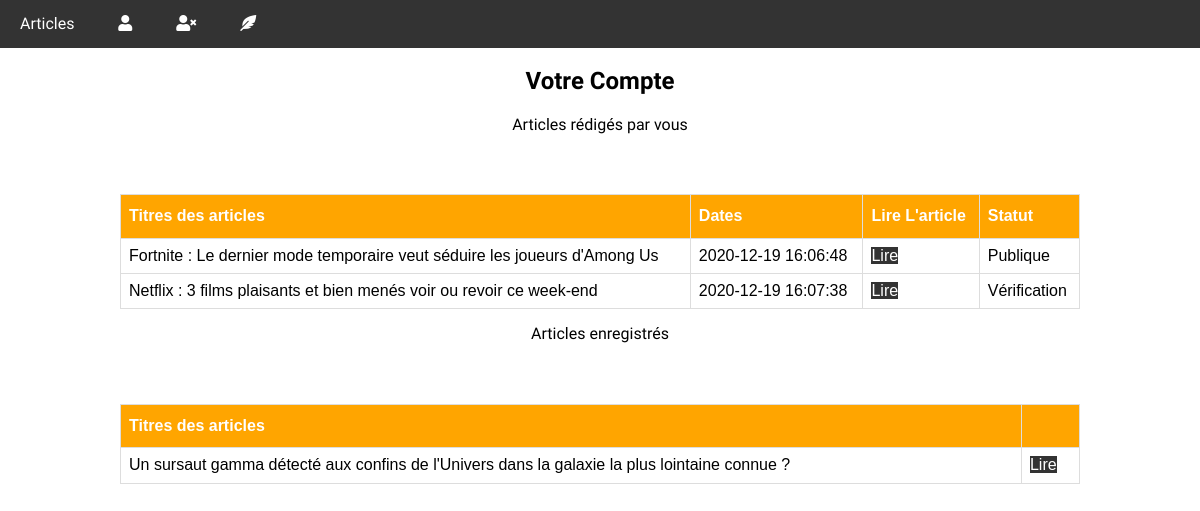
/index.php?page=yourAccount (signed in), run on the app's committed database.
### tables this page shows
CREATE TABLE IF NOT EXISTS `articles` (
  `idArticles` int(10) NOT NULL AUTO_INCREMENT,
  `titleArticles` varchar(255) NOT NULL,
  `auteurArticles` varchar(255) NOT NULL,
  `dateArticles` datetime NOT NULL,
  `textArticles` text NOT NULL,
  `checkedArticles` varchar(20) NOT NULL,
  PRIMARY KEY (`idArticles`)
);

CREATE TABLE IF NOT EXISTS `save` (
  `idSave` int(10) NOT NULL AUTO_INCREMENT,
  `idUser` int(10) NOT NULL,
  `idArticles` int(10) NOT NULL,
  PRIMARY KEY (`idSave`),
  KEY `idUser` (`idUser`),
  KEY `idArticles` (`idArticles`)
);

### controller/YourAccountController.class.php (called while the page is built, shortened)
<?php
class YourAccountController{
  public function displayYourAccount(){
      $ArticlesModel = new ArticlesModel();
      $articles = $ArticlesModel->getYoursArticles();
      $SaveModel = new SaveModel ();
      $savedArticles = $SaveModel ->getSavedArticlesByIdUser();
  include 'www/templates/layout.phtml';
  }
}

### model/ArticlesModel.class.php (called while the page is built, shortened)
<?php
class ArticlesModel{
  public function getYoursArticles(){
    $bdd=tryCatch();
    $query=$bdd->prepare('SELECT * FROM `articles` WHERE `auteurArticles` = ? ');
    $query->execute([$_SESSION["user"]["pseudo"]]);
    $articles=$query->fetchAll(PDO::FETCH_ASSOC);
    return $articles;
  }
}

### model/SaveModel.class.php (called while the page is built, shortened)
<?php
class SaveModel{
  public function getSavedArticlesByIdUser(){
    $bdd=tryCatch();
    $query=$bdd->prepare("
    SELECT *
    FROM `save` INNER JOIN `articles`ON save.idArticles = articles.idArticles WHERE idUser = ?");
    $query->execute([$_SESSION["user"]["idUser"]]);
    $savedArticles=$query->fetchAll(PDO::FETCH_ASSOC);
    return $savedArticles;
  }
}

### www/templates/yourAccount.phtml (the view)
<main id="mainYourAccount">
  <h2>Votre Compte</h2>
    <p>Articles rédigés par vous</p>
    <table class="tableAdmin">
      <thead>
        <tr>
          <th>Titres des articles</th>
          <th>Dates</th>
          <th>Lire L'article</th>
          <th>Statut</th>
        </tr>
      </thead>
      <tbody>
      <?php foreach($articles as $article):?>
        <tr>
          <td><?=htmlspecialchars($article['titleArticles'])?></td>
          <td><?=htmlspecialchars($article['dateArticles'])?></td>
          <td><a class="lienArticle" href="index.php?page=articleDetails&id=<?=htmlspecialchars($article['idArticles'])?>">Lire</a></td>
          <td><?=htmlspecialchars($article['checkedArticles'])?></td>
        </tr>
      <?php endforeach;?>
      </tbody>
    </table>
  <p>Articles enregistrés</p>
  <table class="tableAdmin">
    <thead>
      <tr>
          <th>Titres des articles</th>
          <th></th>
      </tr>
    </thead>
    <tbody>
    <?php foreach($savedArticles as $savedArticle):?>
      <tr>
        <td><?=htmlspecialchars($savedArticle['titleArticles'])?></td>
        <td><a class="lienArticle" href="index.php?page=articleDetails&id=<?=htmlspecialchars($savedArticle['idArticles'])?>">Lire</a></td>
      </tr>
    <?php endforeach;?>
    </tbody>
  </table>
</main>

### index.php (shortened to what this page needs)
<?php
if(isset($_GET['page'])){
    switch($_GET['page']){
    case 'yourAccount':
        $YourAccountController=new YourAccountController();
        $YourAccountController->displayYourAccount();
    break;
    }
}

### www/templates/layout.phtml (shortened to what this page needs)
<!DOCTYPE html>
<html lang="fr" dir="ltr">
  <head>
    <link rel="stylesheet" href="https://cdnjs.cloudflare.com/ajax/libs/font-awesome/5.11.2/css/all.min.css">
    <link rel="stylesheet" href="www/css/normalize.css">
    <link rel="stylesheet" href="www/css/style.css">
  </head>
    <body>
      <header>
        <nav id=navHeader>
          <ul>
            <?php if(isset($_SESSION["user"])):?>
              <li><a href="index.php">Articles</a></li>
              <li><a href="index.php?page=yourAccount"><i class="fas fa-user"></i></a></li>
              <li><a href="index.php?page=disconnectAccount"><i class="fas fa-user-times"></i></a></li>
              <li><a href="index.php?page=createArticle"><i class="fas fa-feather-alt"></i></a></li>
            <?php endif;?>
          </ul>
        </nav>
      </header>
         <?php include ($template.".phtml");?>
    </body>
</html>

### www/css/style.css (style rules this page uses)
body { font-family: 'Andika New Basic', sans-serif; }
header { width:100%; background: #333; }
header a { font-size: 100%; }
ul { list-style-type: none; margin: 0; padding: 0; }
#navHeader li { display: inline-block; }
#navHeader ul li a { padding:15px 20px; display: block; color: white; text-align: center; text-decoration: none; font-size:1em; }
.lienArticle { text-decoration:none; text-align: center; cursor: pointer; background: #333; color: white; font-size: 1rem; }
#mainYourAccount h2 , #mainYourAccount p { text-align: center; }
.tableAdmin { font-size: 1rem; }
.tableAdmin { font-family: "Trebuchet MS", Arial, Helvetica, sans-serif; margin-top: 5%; margin-left: auto; margin-right: auto; border-collapse: collapse; width: 80%; }
.tableAdmin td, .tableAdmin th { border: 1px solid #ddd; padding: 8px; }
.tableAdmin th { padding-top: 12px; padding-bottom: 12px; text-align: left; background-color: #FFA500 ; color: white; }

### data on the page
articles: titleArticles "Fortnite : Le dernier mode temporaire veut séduire les joueurs d'Among Us", dateArticles "2020-12-19 16:06:48", checkedArticles "Publique"
articles: titleArticles "Netflix : 3 films plaisants et bien menés voir ou revoir ce week-end", dateArticles "2020-12-19 16:07:38", checkedArticles "Vérification"
save: idArticles.titleArticles "Un sursaut gamma détecté aux confins de l'Univers dans la galaxie la plus lointaine connue ?"
